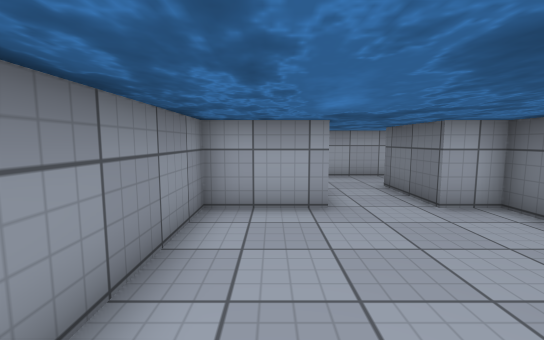
[1] (above)

16 first-person views from a walk through a 3-D level made in the Unity game engine. The camera is 1.2 m above the floor, tilts 6° down and sees 90° across. The floor is counted in squares, 0.9 m on a side. Each view is taken from the middle of a square. On the plan, view 1 faces up. The plan holds only what a view shows up to about 13 squares ahead; the rest is blank. The place goes on beyond the plan. The player is left out. Surface patterns are stand-ins for the level's own textures.

[2]
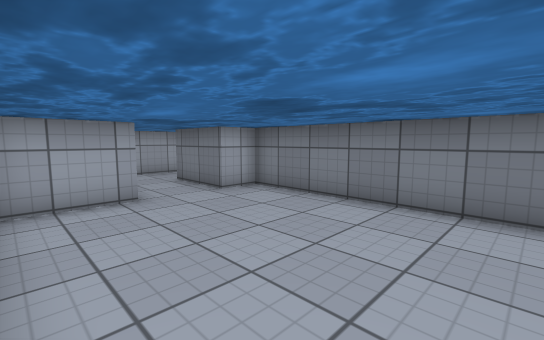

[3]
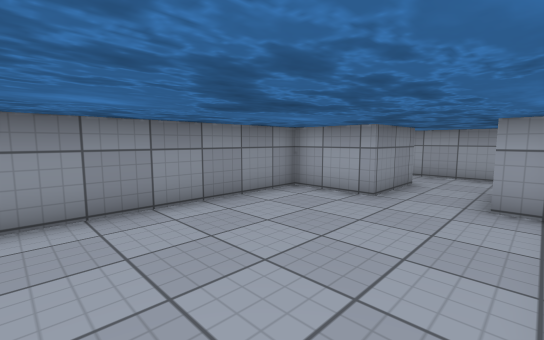

[4]
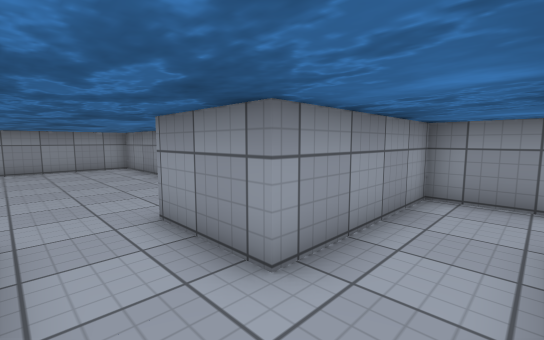

[5]
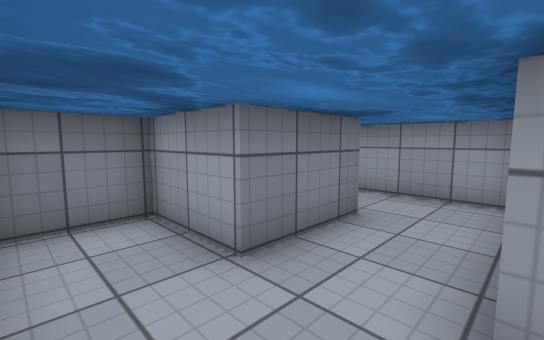

[6]
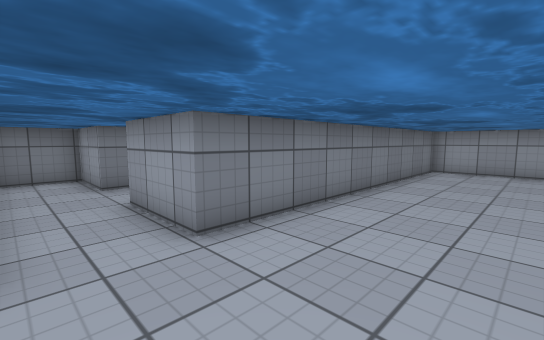

[7]
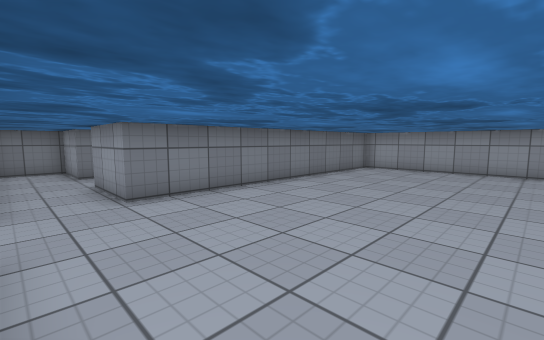

[8]
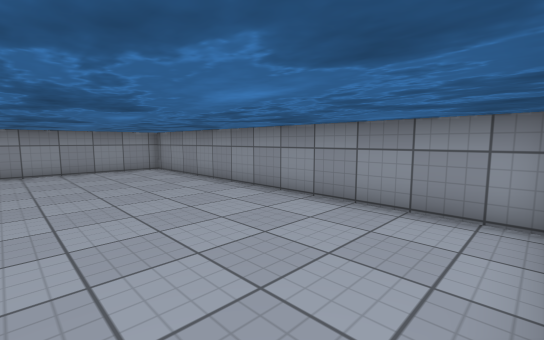

[9]
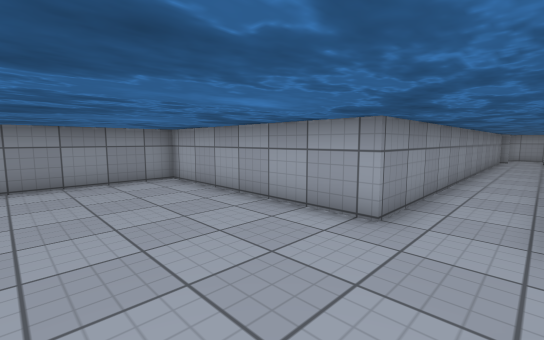

[10]
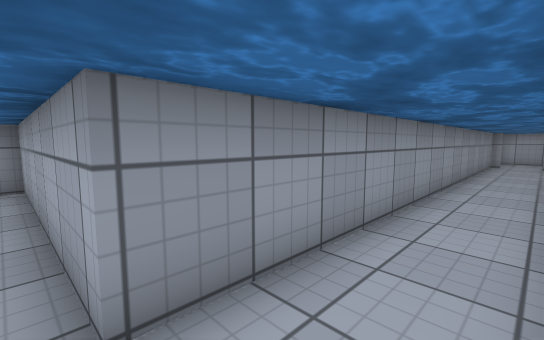

[11]
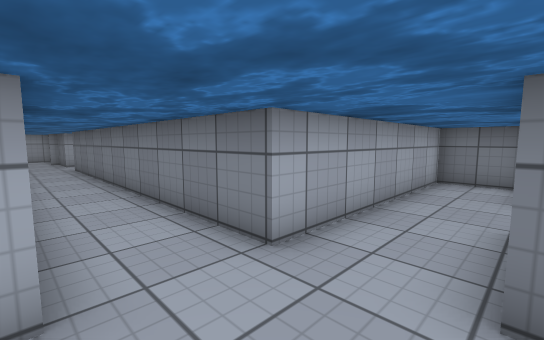

[12]
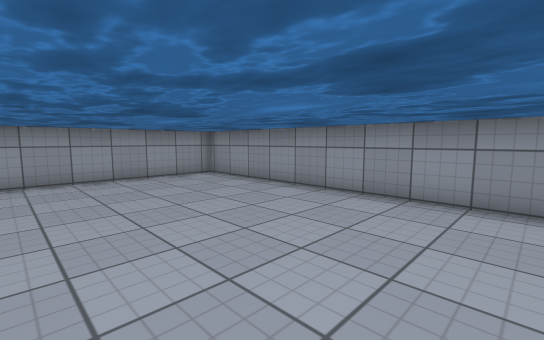

[13]
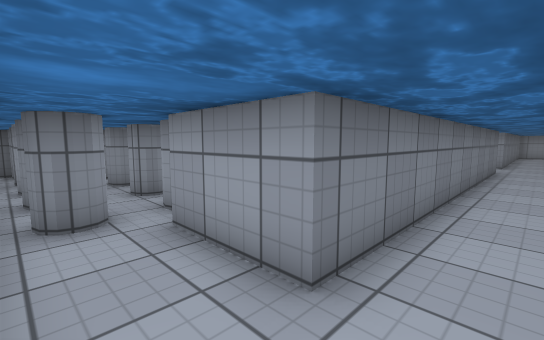

[14]
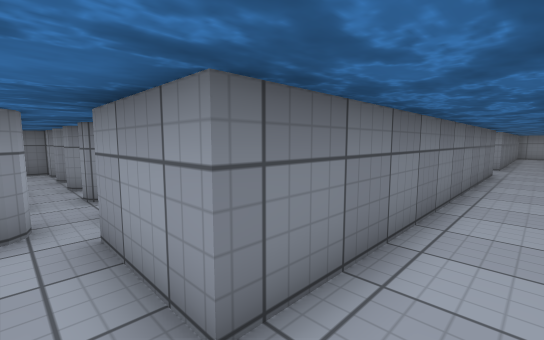

[15]
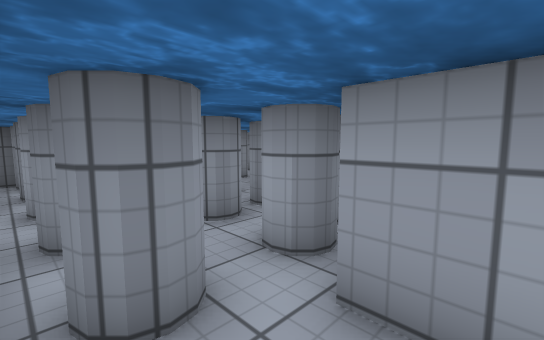

[16]
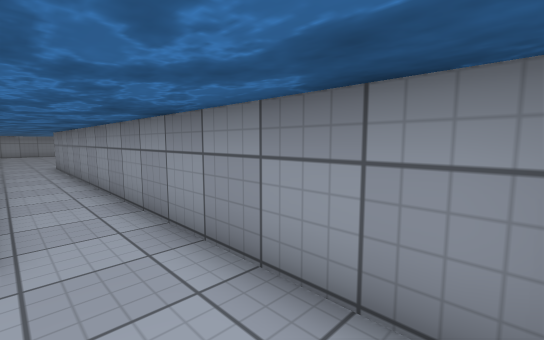

### Floor plan
Points are (right, up) in squares from view 1. A wall is a line through its corners. A room is listed if a view was taken in it or the views show most of it. See-through windows are left out.
Room 1 (views 1, 2, 3)
walls: (1.1, 5.4) (-1.4, 5.4) (-1.4, -1.5); (4.6, -1.1) (4.6, 5.4) (3.4, 5.4)
ways out: opening at (2.5, 5.5) to room 2
Room 2 (views 4, 5, 6, 7, 8, 9, 10, 11, 12, 13, 14, 15, 16)
walls: (-3.9, 10.1) (-3.9, 8.1) (1.1, 8.1) (1.1, 5.4); (-1.6, 10.2) (-1.6, 13.1) (0.9, 13.1) (0.9, 15.4) (-6.6, 15.4) (-6.6, 28.1) (-3.9, 28.1); (4.5, 10.4) (0.4, 10.4); (3.4, 5.4) (3.4, 8.1); (-3.3, 29.4) (-2.9, 29.8); (-8.9, 32.1) (-8.9, 15.4) (-16.4, 15.4) (-16.4, 1.9) (-6.6, 1.9) (-6.6, 13.1) (-3.9, 13.1)
ways out: opening at (2.5, 5.5) to room 1; opening at (-2, 30)

Where each view was taken, in squares from view 1:
view 1: 0 up, 0 right, facing up
view 2: 1 down, 1 left, facing up-right
view 3: 1 down, 4 right, facing up-left
view 4: 10 up, 3 right, facing down-left
view 5: 15 up, 4 left, facing down-right
view 6: 15 up, 10 left, facing down-right
view 7: 15 up, 13 left, facing down-right
view 8: 15 up, 11 left, facing down-left
view 9: 11 up, 7 left, facing up-left
view 10: 15 up, 7 left, facing up-left
view 11: 13 up, 9 left, facing up-right
view 12: 12 up, 10 left, facing down-left
view 13: 30 up, 8 left, facing down-right
view 14: 29 up, 8 left, facing down-right
view 15: 30 up, 5 left, facing down-right
view 16: 32 up, 7 left, facing down-left
